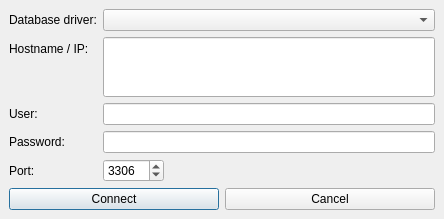
<?xml version="1.0" encoding="UTF-8"?>
<ui version="4.0">
 <class>SessionWindow</class>
 <widget class="QMainWindow" name="SessionWindow">
  <property name="geometry">
   <rect>
    <x>0</x>
    <y>0</y>
    <width>444</width>
    <height>219</height>
   </rect>
  </property>
  <property name="windowTitle">
   <string>Connect to database</string>
  </property>
  <widget class="QWidget" name="centralwidget">
   <property name="sizePolicy">
    <sizepolicy hsizetype="Expanding" vsizetype="Expanding">
     <horstretch>0</horstretch>
     <verstretch>0</verstretch>
    </sizepolicy>
   </property>
   <property name="layoutDirection">
    <enum>Qt::LeftToRight</enum>
   </property>
   <property name="autoFillBackground">
    <bool>false</bool>
   </property>
   <layout class="QVBoxLayout" name="verticalLayout">
    <item>
     <layout class="QVBoxLayout" name="settingsVLayout">
      <item>
       <layout class="QFormLayout" name="settingsFormLayout">
        <property name="fieldGrowthPolicy">
         <enum>QFormLayout::ExpandingFieldsGrow</enum>
        </property>
        <property name="rowWrapPolicy">
         <enum>QFormLayout::DontWrapRows</enum>
        </property>
        <item row="0" column="0">
         <widget class="QLabel" name="driverLabel">
          <property name="enabled">
           <bool>true</bool>
          </property>
          <property name="text">
           <string>Database driver:</string>
          </property>
         </widget>
        </item>
        <item row="0" column="1">
         <widget class="QComboBox" name="driverCombo">
          <property name="enabled">
           <bool>true</bool>
          </property>
          <property name="sizePolicy">
           <sizepolicy hsizetype="Expanding" vsizetype="Fixed">
            <horstretch>0</horstretch>
            <verstretch>0</verstretch>
           </sizepolicy>
          </property>
          <property name="editable">
           <bool>false</bool>
          </property>
         </widget>
        </item>
        <item row="1" column="0">
         <widget class="QLabel" name="hostLabel">
          <property name="enabled">
           <bool>true</bool>
          </property>
          <property name="text">
           <string>Hostname / IP:</string>
          </property>
         </widget>
        </item>
        <item row="1" column="1">
         <widget class="QLineEdit" name="hostEdit">
          <property name="enabled">
           <bool>true</bool>
          </property>
          <property name="sizePolicy">
           <sizepolicy hsizetype="Expanding" vsizetype="Expanding">
            <horstretch>0</horstretch>
            <verstretch>0</verstretch>
           </sizepolicy>
          </property>
          <property name="inputMask">
           <string/>
          </property>
          <property name="echoMode">
           <enum>QLineEdit::Normal</enum>
          </property>
         </widget>
        </item>
        <item row="2" column="0">
         <widget class="QLabel" name="userLabel">
          <property name="enabled">
           <bool>true</bool>
          </property>
          <property name="text">
           <string>User:</string>
          </property>
         </widget>
        </item>
        <item row="2" column="1">
         <widget class="QLineEdit" name="userEdit">
          <property name="enabled">
           <bool>true</bool>
          </property>
         </widget>
        </item>
        <item row="3" column="0">
         <widget class="QLabel" name="passwordLabel">
          <property name="enabled">
           <bool>true</bool>
          </property>
          <property name="text">
           <string>Password:</string>
          </property>
         </widget>
        </item>
        <item row="3" column="1">
         <widget class="QLineEdit" name="passwordEdit">
          <property name="enabled">
           <bool>true</bool>
          </property>
          <property name="echoMode">
           <enum>QLineEdit::Password</enum>
          </property>
         </widget>
        </item>
        <item row="4" column="0">
         <widget class="QLabel" name="portLabel">
          <property name="enabled">
           <bool>true</bool>
          </property>
          <property name="text">
           <string>Port:</string>
          </property>
         </widget>
        </item>
        <item row="4" column="1">
         <widget class="QSpinBox" name="portSpin">
          <property name="enabled">
           <bool>true</bool>
          </property>
          <property name="maximum">
           <number>65533</number>
          </property>
          <property name="value">
           <number>3306</number>
          </property>
         </widget>
        </item>
       </layout>
      </item>
     </layout>
    </item>
    <item>
     <layout class="QHBoxLayout" name="buttonsHLayout">
      <item>
       <widget class="QPushButton" name="connectBtn">
        <property name="enabled">
         <bool>true</bool>
        </property>
        <property name="text">
         <string>Connect</string>
        </property>
        <property name="shortcut">
         <string>Return</string>
        </property>
        <property name="checkable">
         <bool>false</bool>
        </property>
        <property name="autoDefault">
         <bool>true</bool>
        </property>
        <property name="default">
         <bool>true</bool>
        </property>
       </widget>
      </item>
      <item>
       <widget class="QPushButton" name="cancelBtn">
        <property name="text">
         <string>Cancel</string>
        </property>
       </widget>
      </item>
     </layout>
    </item>
   </layout>
  </widget>
 </widget>
 <tabstops>
  <tabstop>driverCombo</tabstop>
  <tabstop>hostEdit</tabstop>
  <tabstop>userEdit</tabstop>
  <tabstop>passwordEdit</tabstop>
  <tabstop>portSpin</tabstop>
  <tabstop>connectBtn</tabstop>
  <tabstop>cancelBtn</tabstop>
 </tabstops>
 <resources/>
 <connections>
  <connection>
   <sender>cancelBtn</sender>
   <signal>clicked()</signal>
   <receiver>SessionWindow</receiver>
   <slot>close()</slot>
   <hints>
    <hint type="sourcelabel">
     <x>433</x>
     <y>208</y>
    </hint>
    <hint type="destinationlabel">
     <x>443</x>
     <y>218</y>
    </hint>
   </hints>
  </connection>
 </connections>
</ui>
